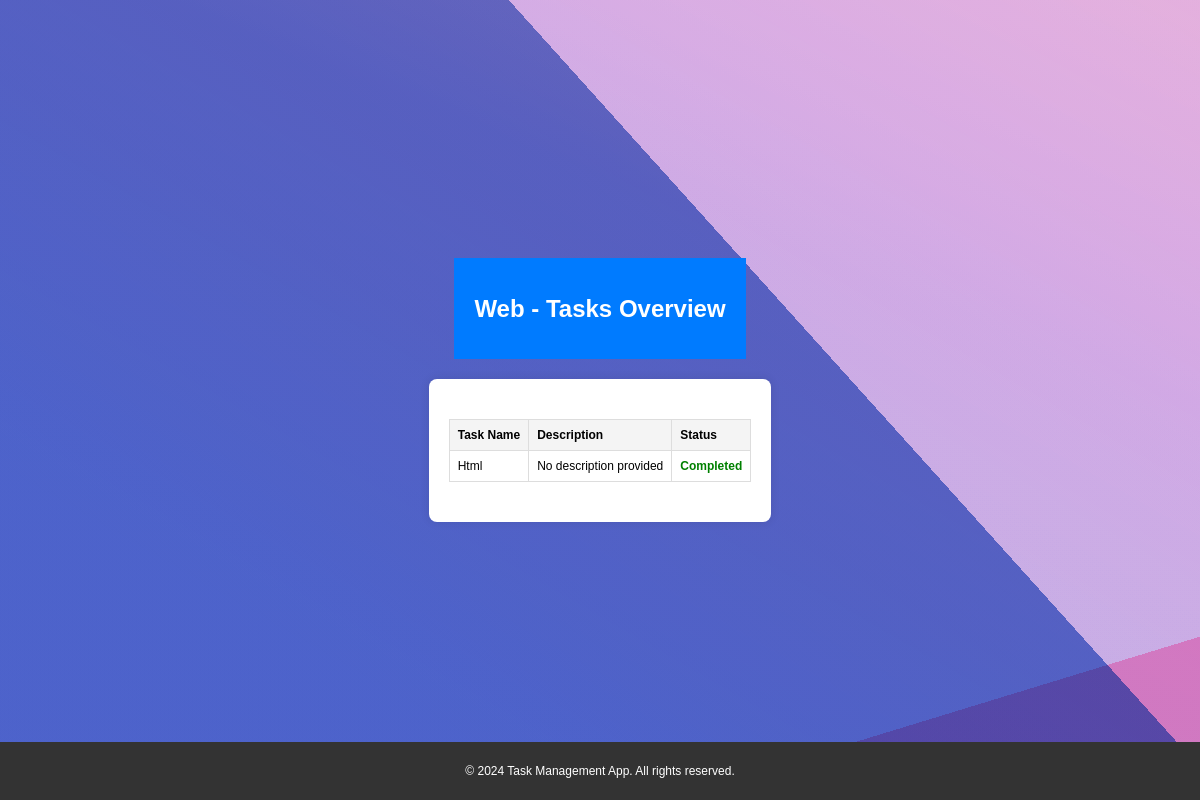
Before: /project/1/tasks/ with the older database file.
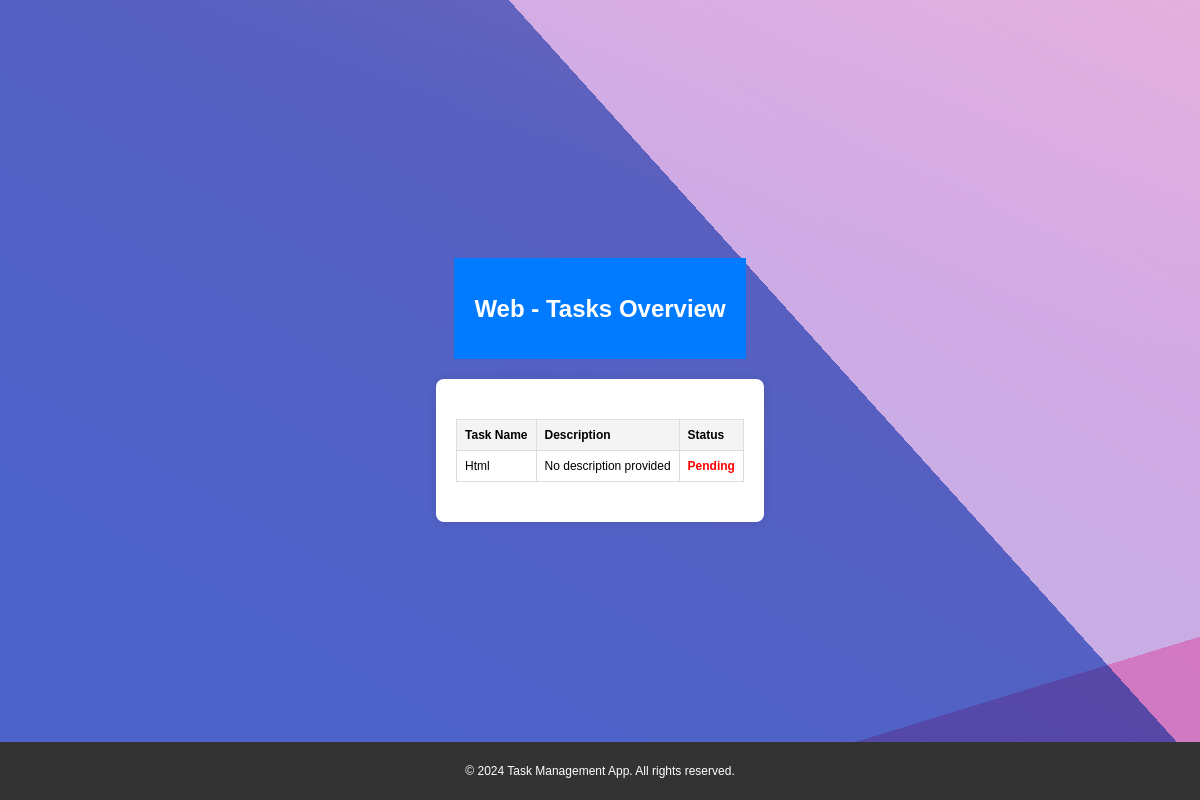
After: the same page with the newer database file.
### welcome/models.py (models this page shows, shortened)
class ProUserTask(models.Model):
    user = models.ForeignKey(CustomUser, on_delete=models.CASCADE)  # Task creator
    task_name = models.CharField(max_length=255)
    project = models.ForeignKey(
        'Project', on_delete=models.CASCADE, null=True, blank=True, related_name='tasks'
    )  # Related name for reverse querying tasks by project
    assigned_to = models.ForeignKey(
        CustomUser, on_delete=models.SET_NULL, null=True, blank=True, related_name='assigned_tasks'
    )  # User to whom the task is assigned
    uploaded_file = models.FileField(upload_to='task_files/', null=True, blank=True)
    created_at = models.DateTimeField(auto_now_add=True)
    is_done = models.BooleanField(default=False)

### welcome/views.py (the view)
# urls.py: path('project/<int:project_id>/tasks/', views.view_project_tasks, name='view_project_tasks'),
def view_project_tasks(request, project_id):
    project = get_object_or_404(Project, id=project_id)
    tasks = project.tasks.all()
    return render(request, 'project_tasks.html', {
        'project': project,
        'tasks': tasks,
    })

### welcome/templates/project_tasks.html (shortened to what this page needs)
<!DOCTYPE html>
<html lang="en">
<head>
    <link rel="stylesheet" href="../static/style.css">
</head>
<body>
    <header>
        <h1>{{ project.name }} - Tasks Overview</h1>
    </header>
    <section class="task-list">
        {% if tasks %}
            <table>
                <thead>
                    <tr>
                        <th>Task Name</th>
                        <th>Description</th>
                        <th>Status</th>
                    </tr>
                </thead>
                <tbody>
                    {% for task in tasks %}
                        <tr>
                            <td>{{ task.task_name }}</td>
                            <td>{{ task.description|default:"No description provided" }}</td>
                            <td>
                                {% if task.is_done %}
                                    <span class="completed">Completed</span>
                                {% else %}
                                    <span class="pending">Pending</span>
                                {% endif %}
                            </td>
                        </tr>
                    {% endfor %}
                </tbody>
            </table>
        {% else %}
            <p>No tasks have been added to this project yet.</p>
        {% endif %}
    </section>
    <footer>
        <p>© 2024 Task Management App. All rights reserved.</p>
    </footer>
</body>
</html>

Changed rows visible on the page:
changed ProUserTask "Html": is_done "Completed" → "Pending"
